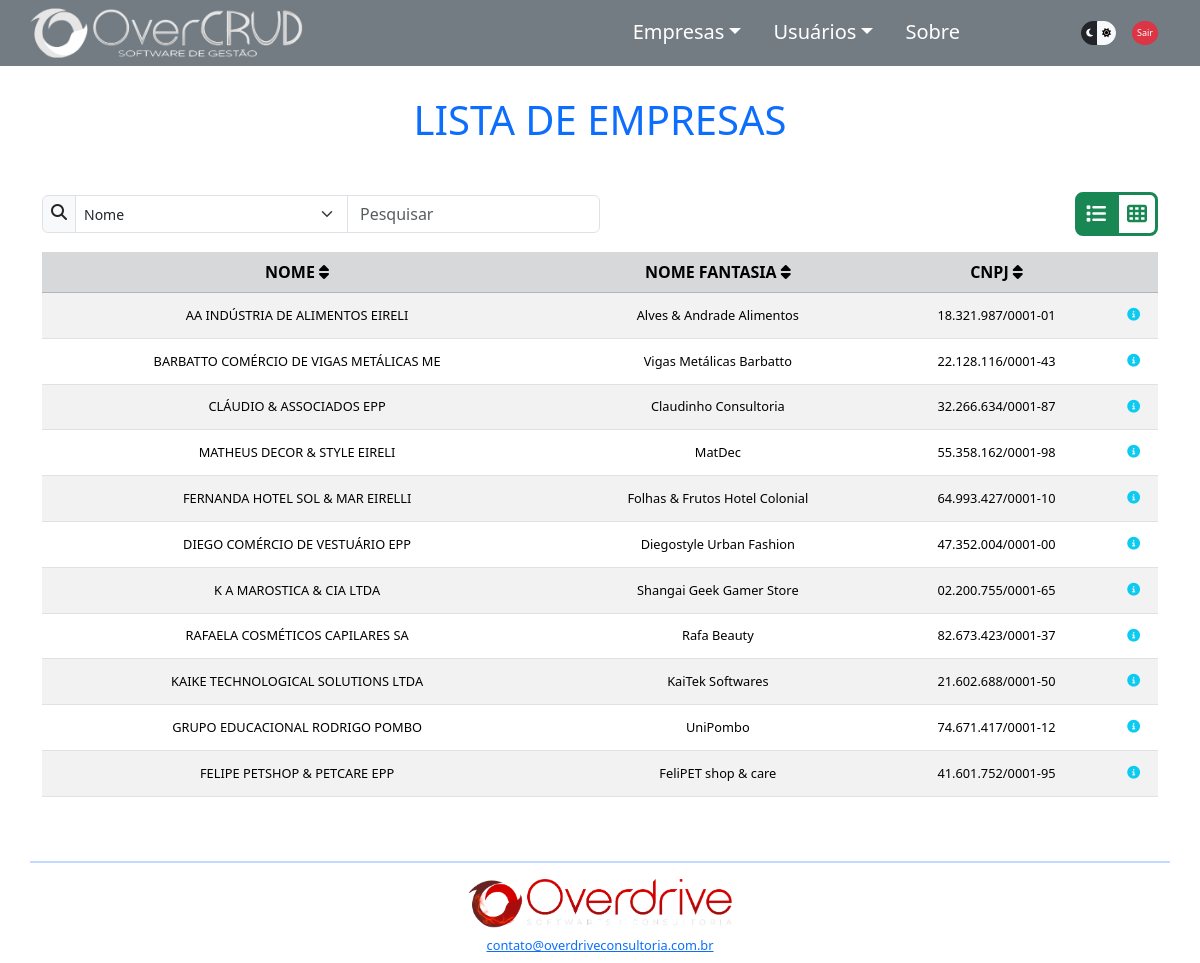
The app's page /emplista.php (signed in) with its own data.
### tables this page shows
CREATE TABLE `empresas` (
  `idempresa` int(11) NOT NULL AUTO_INCREMENT,
  `nome` varchar(64) DEFAULT NULL,
  `telefone` varchar(15) DEFAULT NULL,
  `cnpj` varchar(18) DEFAULT NULL,
  `fantasia` varchar(64) DEFAULT NULL,
  `responsavel` varchar(64) DEFAULT NULL,
  `idenderecoemp` int(11) DEFAULT NULL,
  PRIMARY KEY (`idempresa`),
  KEY `empresas_ibfk_1` (`idenderecoemp`),
  CONSTRAINT `empresas_ibfk_1` FOREIGN KEY (`idenderecoemp`) REFERENCES `enderecos` (`idendereco`)
);

### resources/listas.php (called while the page is built, shortened)
<?php
$root = $_SERVER["DOCUMENT_ROOT"];
require_once "$root/OverCRUD-main/overcrud/resources/pathing.php";
require_once "$rootOvercrud/components/EmpresaDAO.php";
$instanciaEmp = new Empresa();
$instanciaEmpDAO = new EmpresaDAO($instanciaEmp);
$listaEmp = $instanciaEmpDAO->listarEmpresas();

### components/ConexaoBD.php (called while the page is built, shortened)
<?php
class ConexaoBD
{
    public static function conectarBD()
    {
        $db_name = 'overcrud';
        $db_host = 'localhost';
        $db_user = 'root';
        $db_port = '3307';
        $db_password = '';
        $pdo = new PDO("mysql:dbname=$db_name;host=$db_host:$db_port", $db_user, $db_password);
        return $pdo;
    }
};

### components/EmpresaDAO.php (called while the page is built, shortened)
<?php
class EmpresaDAO
{
    public function listarEmpresas()
    {
        $sqlConsultaEmp = ConexaoBD::conectarBD()->query("SELECT * FROM empresas");
        if ($sqlConsultaEmp->rowCount() > 0) {
            $listaEmp = $sqlConsultaEmp->fetchAll(PDO::FETCH_ASSOC);
            return $listaEmp;
        };
    }
}

### emplista.php (the view, shortened to what this page needs)
<?php
require_once "./resources/pathing.php";
require_once "$rootOvercrud/resources/listas.php";
?>
<!DOCTYPE html>
<html lang="pt-br" data-bs-theme="dark">
<?php
require_once "$rootOvercrud/partials/head.php";
?>
<body>
    <div class="container">
        <div class="row" id="navbartop">
            <?php
            require_once "$rootOvercrud/partials/navbartop.php";
            ?>
        </div>
        <div class="row d-flex mt-5" id="appBody">
            <h1 class="text-center text-primary display-6 my-5" id="sessiontitle">LISTA DE EMPRESAS</h1>
            <?php require_once "$rootOvercrud/partials/searchbar.php" ?>
            <div class="" id="mostrartabela">
                <table id="tabelaempresas" class="table table-striped">
                    <tr class="table-secondary text-center">
                        <th onclick="ordenar(0)" class="tableheader">NOME <i class="fa-solid fa-sort"></i></th>
                        <th onclick="ordenar(1)" class="tableheader">NOME FANTASIA <i class="fa-solid fa-sort"></i></th>
                        <th onclick="ordenar(2)" class="tableheader">CNPJ <i class="fa-solid fa-sort"></i></th>
                        <th> </th>
                    </tr>
                    <?php foreach ($listaEmp as $empresa): ?>
                    <tr class="<?php echo $empresa['idempresa'] == '0' ? 'd-none' : '' ?>">
                        <td id="tr_nome"><?= $empresa['nome']; ?></td>
                        <td><?= $empresa['fantasia']; ?></td>
                        <td id="tr_doc"><?= $empresa['cnpj']; ?></td>
                        <td>
                            <a class="modalanchor" data-bs-toggle="modal"
                                data-bs-target="#empmodal<?= $empresa['idempresa'] ?>">
                                <i class="fa-solid fa-circle-info text-info px-0 py-2" title="Detalhes"></i>
                            </a>
                        </td>
                    </tr>
                    <?php endforeach; ?>
                </table>
            </div>
        </div>
        <?php
        require_once "$rootOvercrud/partials/footer.php";
        ?>
    </div>
</body>
</html>

### css/style.css (style rules this page uses)
body { min-width: 320px; }
td { text-align: center; vertical-align: middle; font-size: 0.8rem; }
.tableheader { cursor: pointer; }

### records on screen
empresas: nome "AA INDÚSTRIA DE ALIMENTOS EIRELI", fantasia "Alves & Andrade Alimentos", cnpj "18.321.987/0001-01"
empresas: nome "BARBATTO COMÉRCIO DE VIGAS METÁLICAS ME", fantasia "Vigas Metálicas Barbatto", cnpj "22.128.116/0001-43"
empresas: nome "CLÁUDIO & ASSOCIADOS EPP", fantasia "Claudinho Consultoria", cnpj "32.266.634/0001-87"
empresas: nome "MATHEUS DECOR & STYLE EIRELI", fantasia "MatDec", cnpj "55.358.162/0001-98"
empresas: nome "FERNANDA HOTEL SOL & MAR EIRELLI", fantasia "Folhas & Frutos Hotel Colonial", cnpj "64.993.427/0001-10"
empresas: nome "DIEGO COMÉRCIO DE VESTUÁRIO EPP", fantasia "Diegostyle Urban Fashion", cnpj "47.352.004/0001-00"
empresas: nome "K A MAROSTICA & CIA LTDA", fantasia "Shangai Geek Gamer Store", cnpj "02.200.755/0001-65"
empresas: nome "RAFAELA COSMÉTICOS CAPILARES SA", fantasia "Rafa Beauty", cnpj "82.673.423/0001-37"
empresas: nome "KAIKE TECHNOLOGICAL SOLUTIONS LTDA", fantasia "KaiTek Softwares", cnpj "21.602.688/0001-50"
empresas: nome "GRUPO EDUCACIONAL RODRIGO POMBO", fantasia "UniPombo", cnpj "74.671.417/0001-12"
empresas: nome "FELIPE PETSHOP & PETCARE EPP", fantasia "FeliPET shop & care", cnpj "41.601.752/0001-95"
